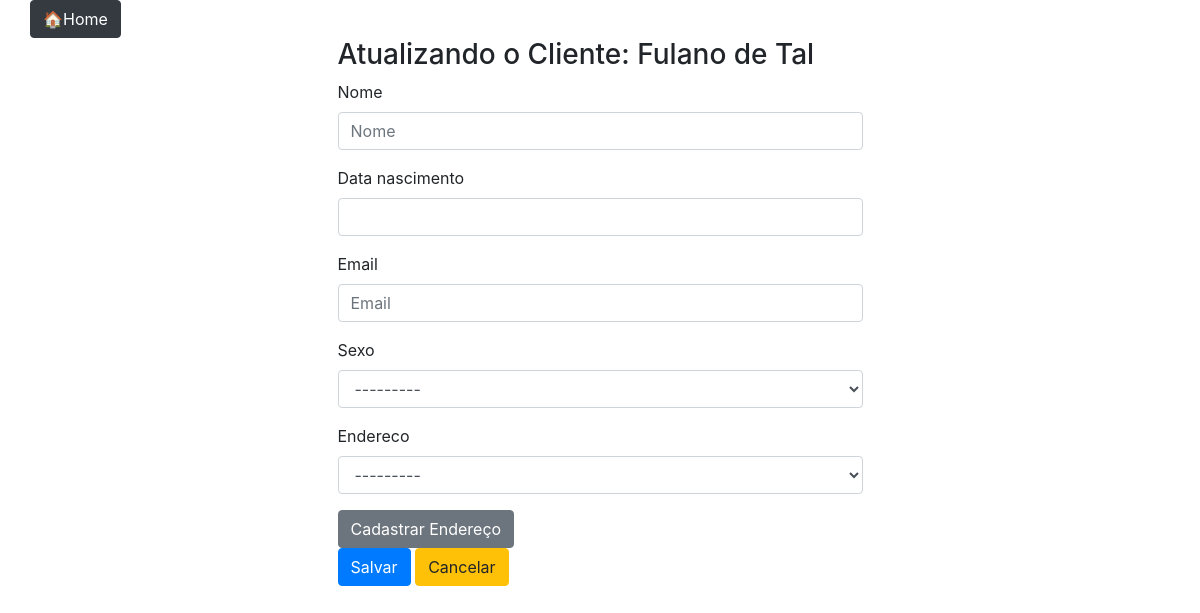
Screenshot of /minhaloja/cadatualcliente/1 with the database file from the repository.
### pedidos/models.py (models this page shows, shortened)
class Cliente(models.Model):
    SEXO_CHOICES = (
        ('F', 'Feminino'),
        ('M', 'Masculino'),
        ('NB', 'Não Binário')
    )
    nome = models.CharField(max_length=100)
    data_nascimento = models.DateField()
    email = models.EmailField()
    sexo = models.CharField(max_length=2, choices=SEXO_CHOICES)
    endereco = models.OneToOneField(Endereco, on_delete=models.SET_NULL, null=True)
    class Meta:
        verbose_name = 'Cliente'
        verbose_name_plural = 'Clientes'

### pedidos/views.py (the view)
# urls.py: path('cadatualcliente/<int:pk>', views.AtualizarClienteView.as_view(), name='atualcliente'),
class AtualizarClienteView(UpdateView):
    model = models.Cliente
    template_name = 'loja/formclientes.html'
    fields = ['nome', 'data_nascimento', 'email', 'sexo', 'endereco']
    success_url = reverse_lazy('listarcli')
    def get_context_data(self, **kwargs):
        contexto = super().get_context_data(**kwargs)
        contexto['op'] = 'a'
        return contexto

### pedidos/models.py (called while the page is built)
    def __str__(self):
        return f'{self.rua}, {self.numero}'

### pedidos/templates/loja/formclientes.html (shortened to what this page needs)
{% extends 'basesite.html' %}
{% load humanize %}
{% load bootstrap4 %}
{% block conteudo %}
<div class="col-sm-6 offset-sm-3">
{% if op == 'c' %}
    <h2>Cadastrando Novo Cliente</h2>
{% elif op == 'a' %}
    <h3>Atualizando o Cliente: {{ cliente.nome }}</h3>
{% endif %}
    <form method="post">
        {% bootstrap_form form %}
        <div><a href="{% url 'cadendereco' %}" class="btn btn-secondary" id="cadend">Cadastrar Endereço</a></div>
            {% buttons %}
            <button type="submit" class="btn btn-primary">Salvar</button>
            <a href="{% url 'home' %}" class="btn btn-warning">Cancelar</a>
            {% endbuttons %}
    </form>
</div>
{% endblock %}

### rows the page displays
Cliente: nome "Fulano de Tal", sexo "---------", endereco "---------"
